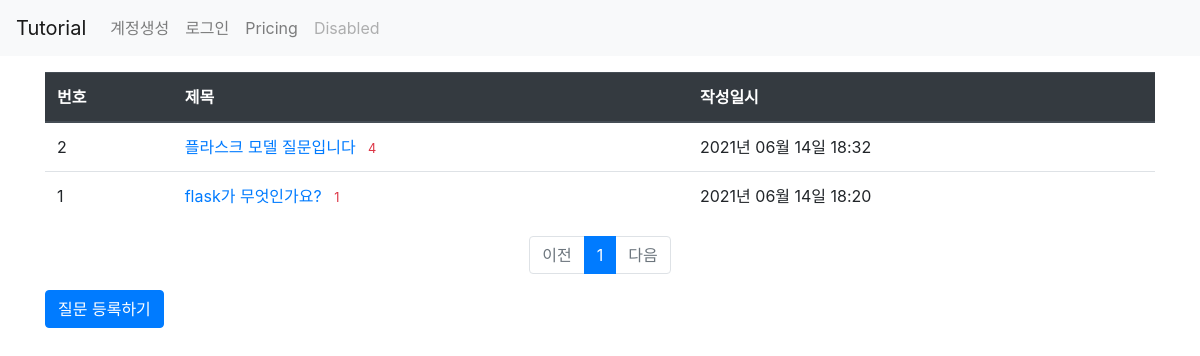
The page /question/list on the database as committed earlier.
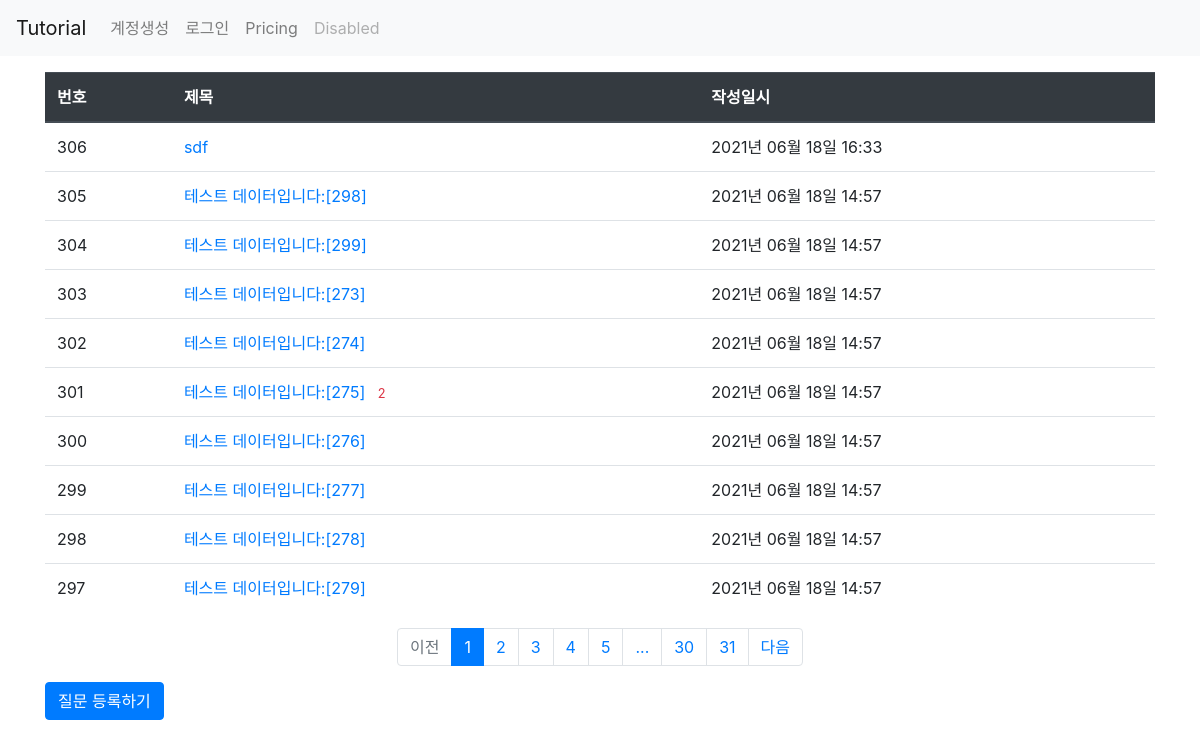
The same page on the database as committed later.
### app/models.py (models this page shows, shortened)
class Question(db.Model):
    id = db.Column(db.Integer, primary_key=True)
    subject = db.Column(db.String(200), nullable=False)
    content = db.Column(db.Text(), nullable=False)
    create_date = db.Column(db.DateTime(), nullable=False)

### app/views/question_views.py (the view)
@bp.route('/list')
def _list():
    page = request.args.get('page', type=int, default=1)
    question_list = Question.query.order_by(Question.create_date.desc())
    question_list = question_list.paginate(page, per_page=10)
    return render_template('question/question_list.html', question_list=question_list)

### app/filter.py (called while the page is built)
def format_datetime(value, fmt='%Y년 %m월 %d일 %H:%M'):
    return value.strftime(fmt)

### app/templates/question/question_list.html
{% extends 'base.html' %}
{% block content %}
<div class="container my-3">
    <table class="table">
        <thead>
            <tr class="thead-dark">
                <th>번호</th>
                <th>제목</th>
                <th>작성일시</th>
            </tr>
        </thead>
        <tbody>
            {% if question_list %}
            {% for question in question_list.items %}
            <tr>
                <td>{{ question_list.total - ((question_list.page -1) * question_list.per_page) - loop.index0 }}</td>
                <td>
                    <a href="{{ url_for('question.detail', question_id=question.id) }}">{{ question.subject }}</a>
                    {% if question.answer_set|length > 0 %}
                    <span class="text-danger small ml-2">{{ question.answer_set|length }}</span>
                    {% endif %}
                </td>
                <td>{{ question.create_date|datetime }}</td>
                {% endfor %}
                {% else %}
            <tr>
                <td colspan="3">질문이 없습니다.</td>
            </tr>
            </tr>
            {% endif %}
        </tbody>
    </table>
        <ul class="pagination justify-content-center">
            {% if question_list.has_prev %}
            <li class="page-item">
                <a class="page-link" href="?page={{ question_list.pre_num }}">이전</a>
            </li>
            {% else %}
            <li class="page-item disabled">
                <a class="page-link" href="#" tabindex="-1" aria-disabled="true">이전</a>
            </li>
            {% endif %}
            {% for page_num in question_list.iter_pages() %}
                {% if page_num %}
                {% if page_num != question_list.page %}
                <li class="page-item">
                    <a class="page-link" href="?page={{ page_num }}">{{ page_num }}</a>
                </li>
                {% else %}
                <li class="page-item active" aria-current="page">
                    <a class="page-link" href="#">{{ page_num }}</a>
                </li>
                {% endif %}
            {% else %}
                <li class="page-item">
                    <a class="page-link" href="#">...</a>
                </li>
            {% endif %}
            {% endfor %}
            {% if question_list.has_next %}
            <li class="page-item">
                <a class="page-link" href="?page={{ question_list.next_num }}">다음</a>
            </li>
            {% else %}
            <li class="page-item disabled">
                <a class="page-link" href="#" tabindex="-1" aria-disabled="true">다음</a>
            </li>
            {% endif %}
        </ul>
    <a class="btn btn-primary" href="{{ url_for('question.create') }}">질문 등록하기</a>
</div>
{% endblock %}

### app/templates/base.html (shortened to what this page needs)
<!DOCTYPE html>
<html lang="en">
<head>
    <link rel="stylesheet" href="https://cdn.jsdelivr.net/npm/bootstrap@4.5.3/dist/css/bootstrap.min.css">
</head>
<body>
    {% include 'navbar.html' %}
    {% block content %}
    {% endblock content %}
</body>
</html>

### app/templates/navbar.html (shortened to what this page needs)
<nav class="navbar navbar-expand-lg navbar-light bg-light">
    <a class="navbar-brand" href="{{ url_for('main.index') }}">Tutorial</a>
    <div class="collapse navbar-collapse" id="navbarNav">
        <ul class="navbar-nav">
            <li class="nav-item">
                <a class="nav-link" href="{{ url_for('auth.signup') }}">계정생성</a>
            </li>
            <li class="nav-item">
                <a class="nav-link" href="">로그인</a>
            </li>
            <li class="nav-item">
                <a class="nav-link" href="#">Pricing</a>
            </li>
            <li class="nav-item">
                <a class="nav-link disabled" href="#" tabindex="-1" aria-disabled="true">Disabled</a>
            </li>
        </ul>
    </div>
</nav>

Rows that differ between the two databases and show on the page:
no longer on this page (row unchanged): Question: id "2", subject "플라스크 모델 질문입니다", answer_set|length "4", create_date "2021년 06월 14일 18:32"
no longer on this page (row unchanged): Question: id "1", subject "flask가 무엇인가요?", answer_set|length "1", create_date "2021년 06월 14일 18:20"
added Question: id "306", subject "sdf", create_date "2021년 06월 18일 16:33"
added Question: total "305", subject "테스트 데이터입니다:[298]", create_date "2021년 06월 18일 14:57"
added Question: total "304", subject "테스트 데이터입니다:[299]", create_date "2021년 06월 18일 14:57"
added Question: total "303", subject "테스트 데이터입니다:[273]", create_date "2021년 06월 18일 14:57"
added Question: total "302", subject "테스트 데이터입니다:[274]", create_date "2021년 06월 18일 14:57"
added Question: total "301", subject "테스트 데이터입니다:[275]", answer_set|length "2", create_date "2021년 06월 18일 14:57"
added Question: total "300", subject "테스트 데이터입니다:[276]", create_date "2021년 06월 18일 14:57"
added Question: total "299", subject "테스트 데이터입니다:[277]", create_date "2021년 06월 18일 14:57"
added Question: total "298", subject "테스트 데이터입니다:[278]", create_date "2021년 06월 18일 14:57"
added Question: total "297", subject "테스트 데이터입니다:[279]", create_date "2021년 06월 18일 14:57"
Other text that changed with them:
new list line: "2"
new list line: "3"
new list line: "4"
new list line: "5"
new list line: "30"
new list line: "31"
